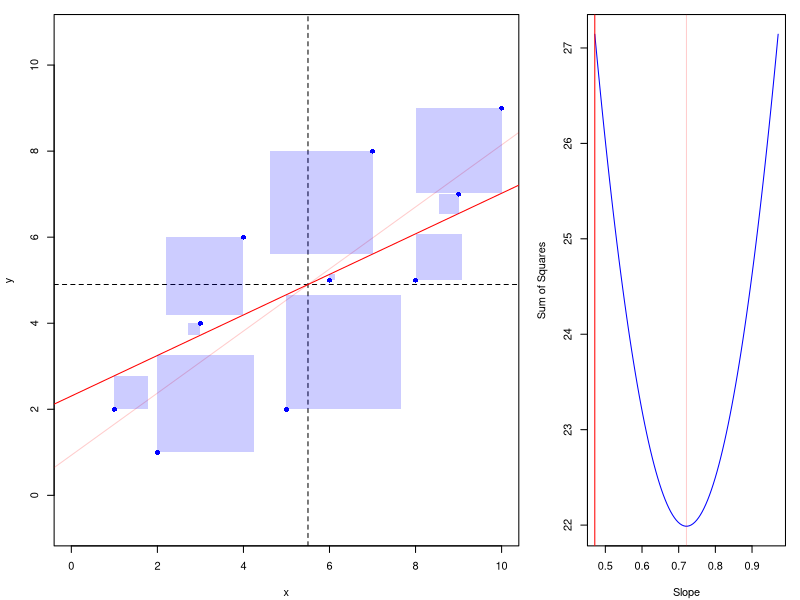
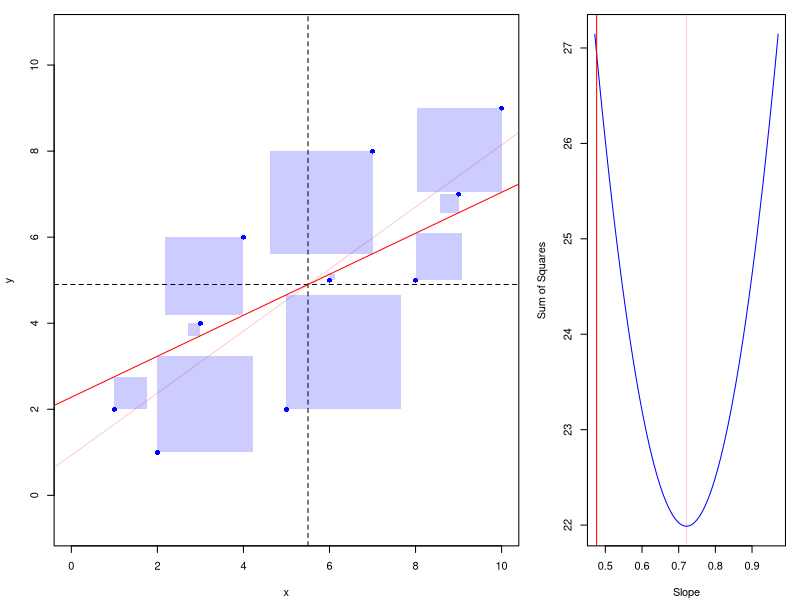
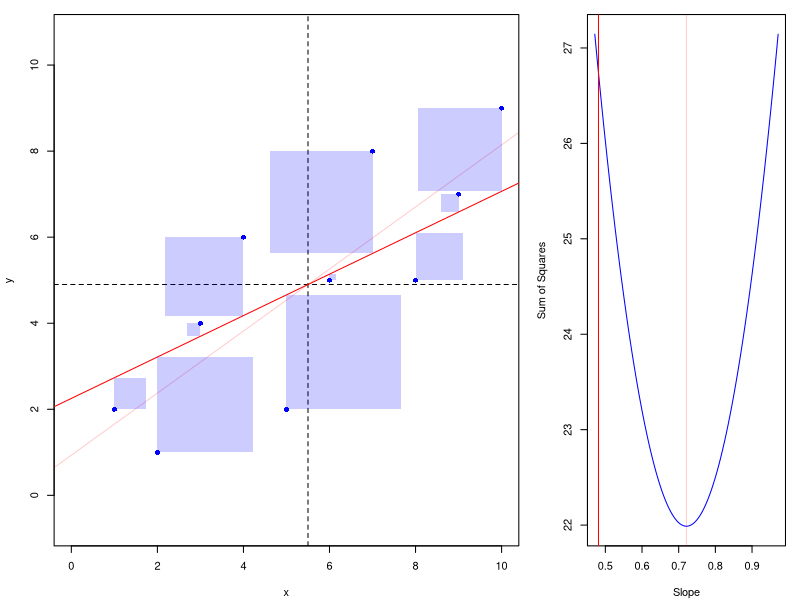
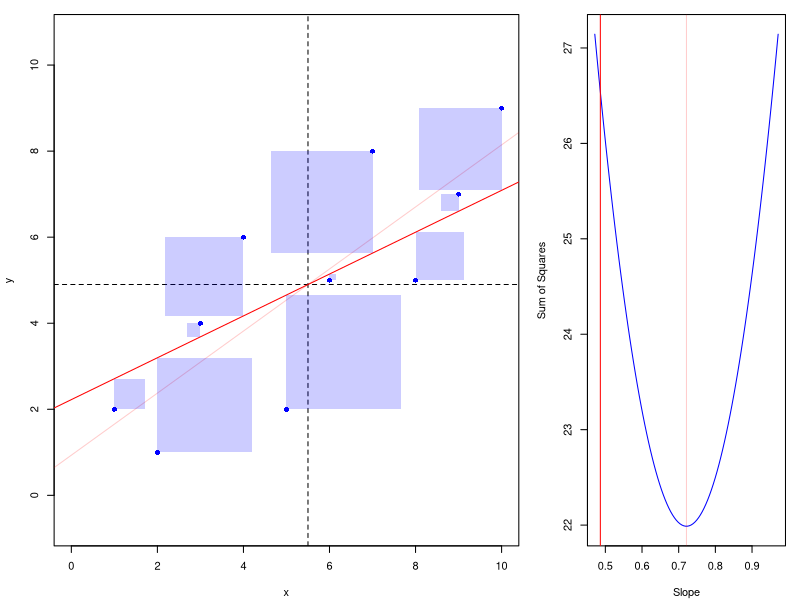
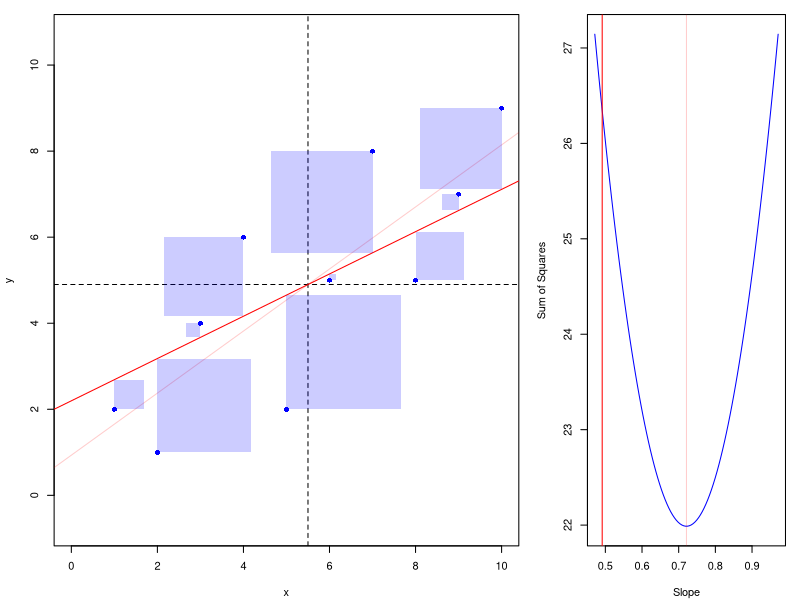
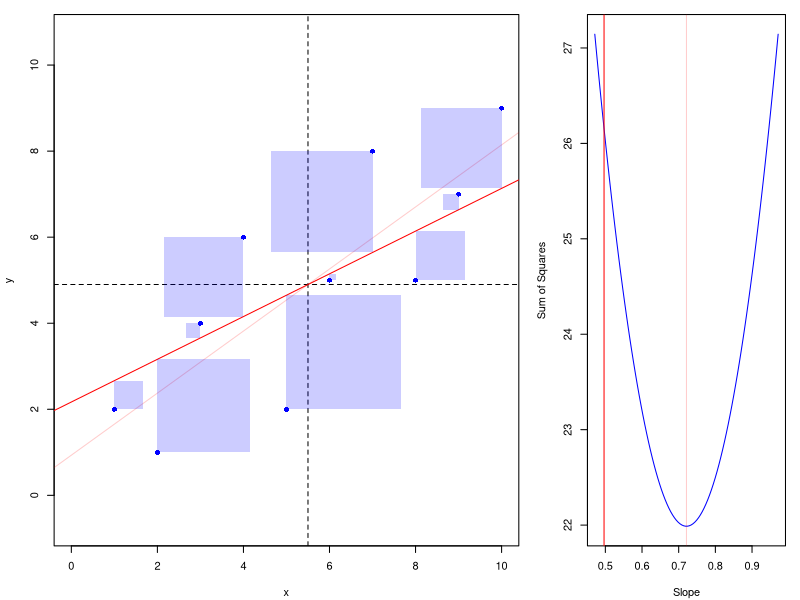
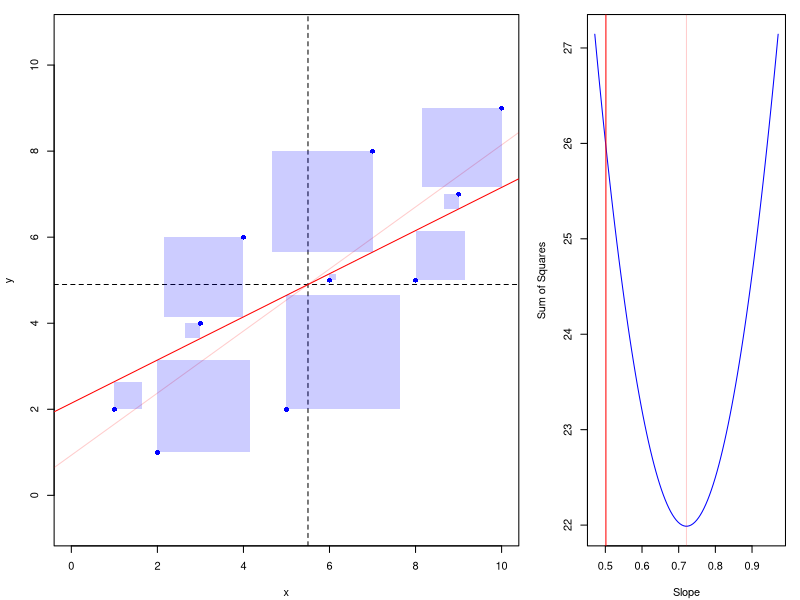
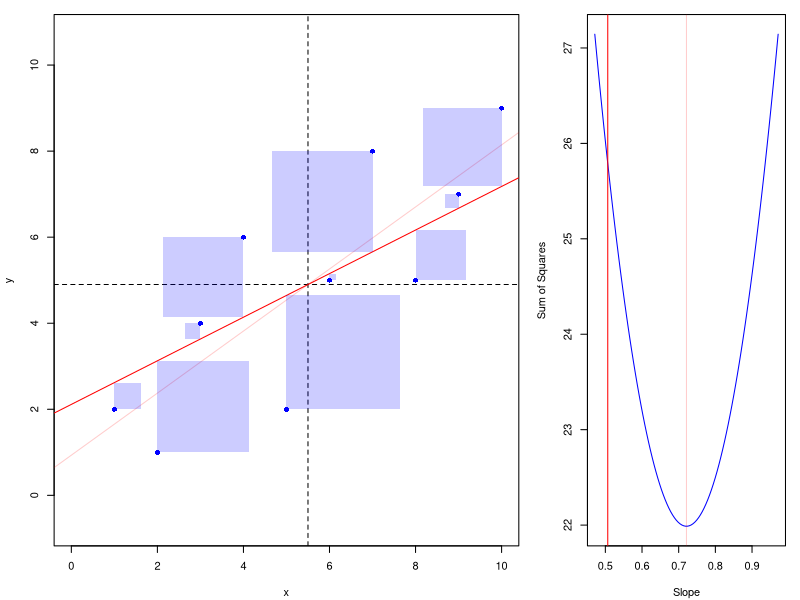

Recreate these plots in R, in order.
# Creating simple data set
x <- c(1, 2, 3, 4, 5, 6, 7, 8, 9, 10)
y <- c(2, 1, 4, 6, 2, 5, 8, 5, 7,  9)

# Fitting a line using OLS
line <- lm (y~x)

# Finding mean of x and y
xb <- mean(x)
yb <- mean(y)

# Define different slopes for which to calculate sum of squares
nstep <- 100 
delta <- 0.25
beta1 <- seq (from=line$coeff[2]-delta, to=line$coeff[2]+delta, length=nstep)

# Derive intercept corresponding to slopes as line must pass (xb,yb)
beta0 <- yb - beta1 * xb

################################
# Defining graphics for single slope as a function
# (1) Left pane illustrates line (defined by (xb,yb) and slope) and
# individual squared residuals
# (2) Right pane illustrates sum of squared residuals as function of slope
LinRegPlot <- function(i){
  
  def.par <- par(no.readonly = TRUE) # save default, for resetting...
  layout(matrix(c(1,1,2), 1, 3, byrow = TRUE))
  
  # (1) Squared Residuals shown as actual squares
  par (mar=c(4, 4, 1, 1) + 0.1 )
  
  # Data points, LS line, and center of mass
  plot (x,y, col="blue",pch=16,xlim=c(0,10),ylim=c(0,10),asp=1)
  abline (line, col=rgb(1,0,0,0.2))
  abline (h=yb, lty="dashed")
  abline (v=xb, lty="dashed")
  
  # Adding specific line and corresponding "squared residuals"
  abline (beta0[i],beta1[i],col=rgb(1,0,0))	
  yhat <- beta0[i] + beta1[i]*x
  
  for (j in 1:length(x)){
    d <- abs(y[j] - yhat[j])
    
    # y is above line
    if (y[j] > yhat[j]){
      xp <- c(x[j],x[j],x[j]-d,x[j]-d)
      yp <- c(y[j],y[j]-d,y[j]-d,y[j])
      polygon (xp,yp,border=NA,col=rgb(0,0,1,0.2))
    }
    
    # y is below line
    if (y[j] < yhat[j]){
      xp <- c(x[j],x[j],x[j]+d,x[j]+d)
      yp <- c(y[j],y[j]+d,y[j]+d,y[j])
      polygon (xp,yp,border=NA,col=rgb(0,0,1,0.2))
    }
    
    # if y is on line, by definition no error and hence no square...
  }
  
  # (2) Profile for sum of squares
  par (mar=c(4, 4, 1, 1) + 0.1 )
  
  # laver input af (beta0,beta1) til profil
  bbeta1 <- seq(from=min(beta1),to=max(beta1),length=nstep)
  bbeta0 <- yb - bbeta1 * xb
  
  # calulating sum of squares (sak in Danish)
  sak <- numeric(nstep)
  
  for (j in 1:nstep){
    yhat <- bbeta0[j] + bbeta1[j]*x
    sak[j] <- sum((yhat-y)^2)  
  }
  
  # plot ss-profile and both current and optimal slope
  plot (bbeta1, sak, type="l", col=rgb(0,0,1), xlab="Slope", ylab="Sum of Squares")
  
  abline (v=beta1[i],col=rgb(1,0,0))
  abline (v=line$coeff[2], col=rgb(1,0,0,0.2))
  
} # end-of-function


pdf ("SumSquaresSeq.pdf", onefile=TRUE, version = "1.4", width=6,height=4)
for (i in 1:nstep){
  LinRegPlot(i)
}
for (i in (nstep-1):2){
  LinRegPlot(i)
}
dev.off()
